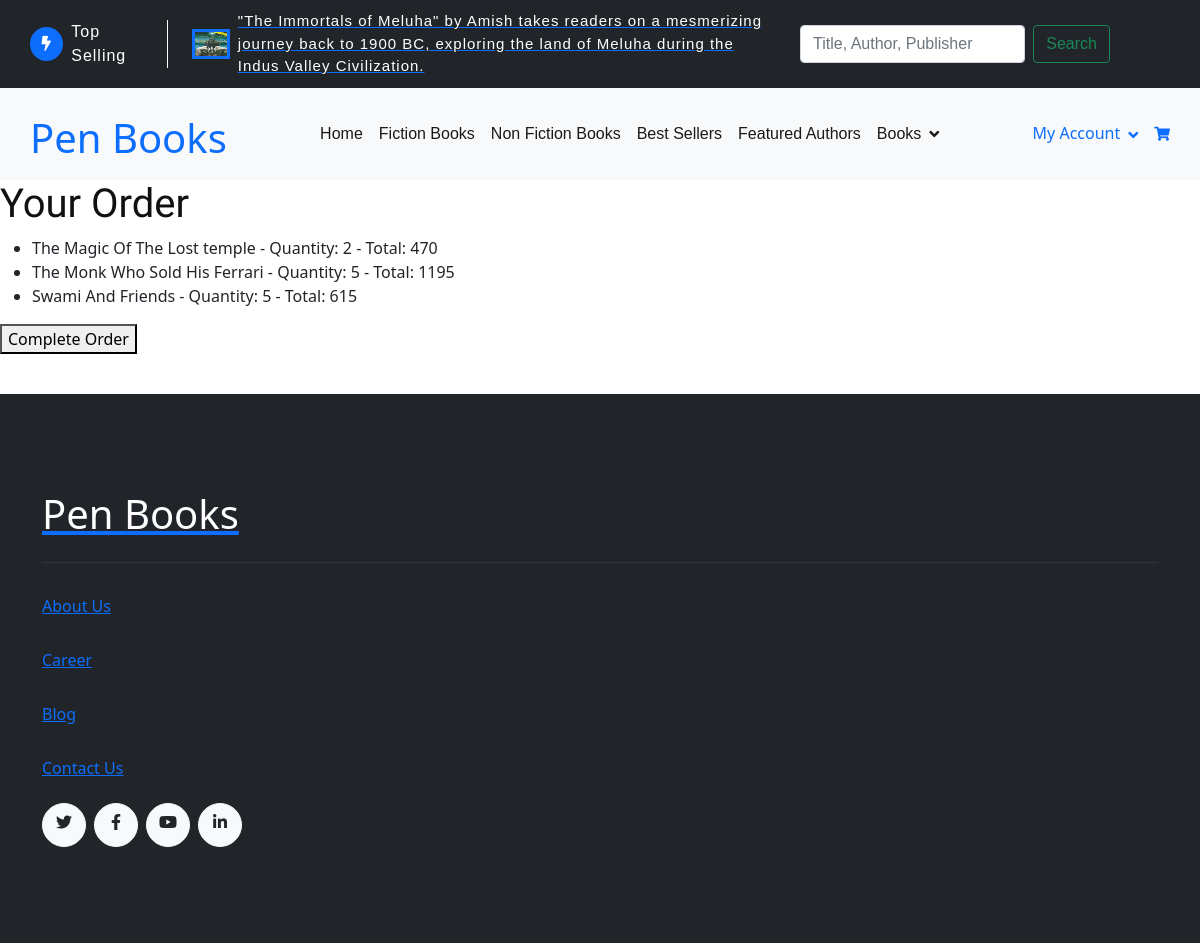
Page /view_order (signed in) on the earlier database version.
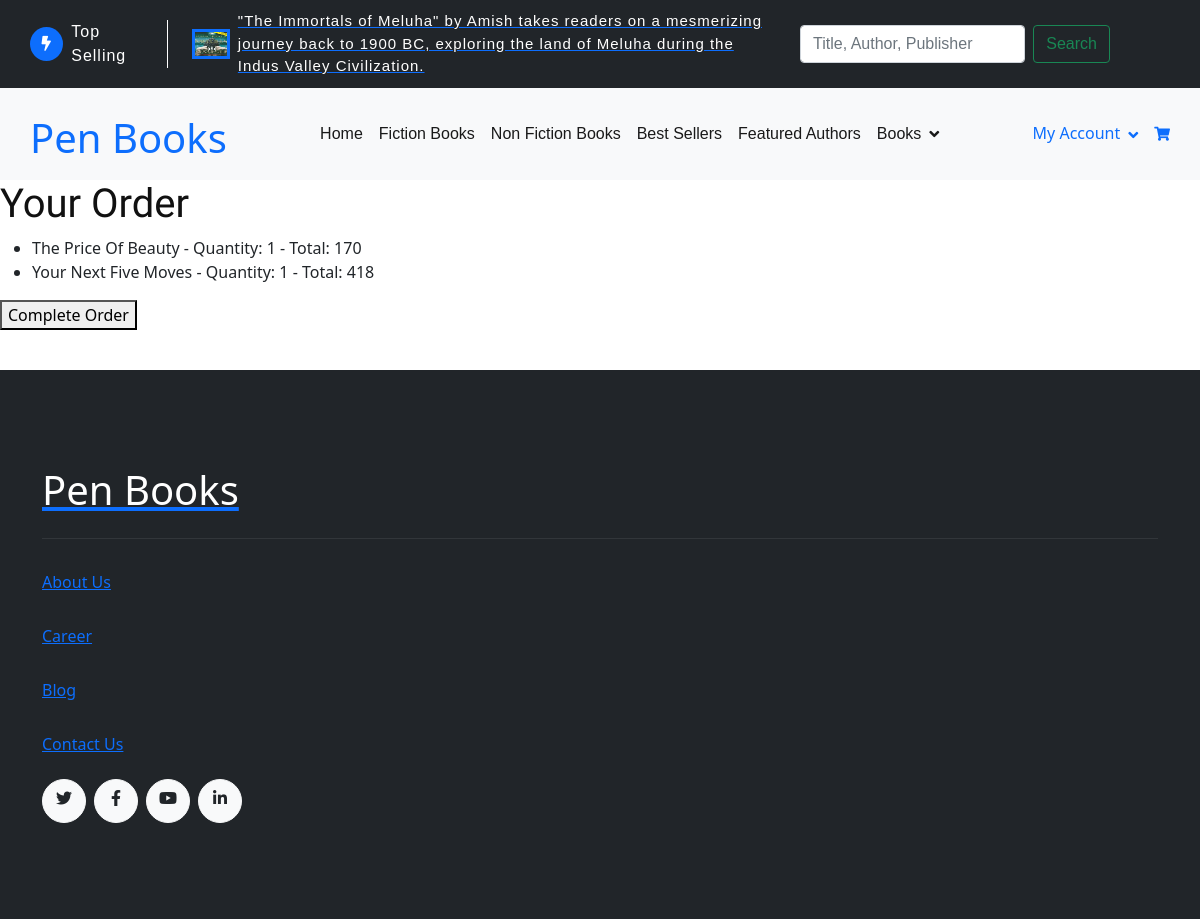
Same page on the later database version.
### BooksApp/models.py (models this page shows)
class Order_items(models.Model):
    user = models.ForeignKey(User, on_delete=models.CASCADE)
    book = models.ForeignKey(Books_data, on_delete=models.CASCADE, null=True, blank=True)
    quantity=models.IntegerField()
    price = models.IntegerField(null=True, blank=True)
    total = models.IntegerField()
    added_date = models.DateField(auto_now_add=True)
    status = models.CharField(max_length=100, choices=status_choices,null=True,blank=True)

class Books_data(models.Model):
    book = models.CharField(max_length=300)
    author1 = models.CharField(max_length=320)
    author2 = models.CharField(max_length=100, null=True, blank=True)
    publisher = models.CharField(max_length=300)
    category = models.CharField(max_length=100, choices=booktype)
    summary = models.CharField(max_length=300000)
    binding = models.CharField(max_length=300)
    language = models.CharField(max_length=300)
    edition = models.IntegerField()
    pages = models.IntegerField()
    release = models.DateField()
    price = models.IntegerField()
    isbn = models.IntegerField()
    image = models.ImageField(upload_to='bookimages')

### BooksApp/views.py (the view)
# urls.py: path('view_order', views.view_order, name='view_order'),
def view_order(request):
    order_items = Order_items.objects.filter(user=request.user)
    return render(request, 'view_order.html', {'order_items': order_items})

### templates/view_order.html (shortened to what this page needs)
{% extends "themes1.html" %}
{% block content %}
<h1>Your Order</h1>
{% if order_items %}
    <ul>
    {% for item in order_items %}
        <li>{{ item.book.book }} - Quantity: {{ item.quantity }} - Total: {{ item.total }}</li>
    {% endfor %}
    </ul>
    <form action="{% url 'complete_order' %}" method="post">
        <button type="submit">Complete Order</button>
    </form>
{% else %}
    <p>Your order is empty.</p>
{% endif %}
{% endblock %}

### templates/themes1.html (shortened to what this page needs)
<!doctype html>
{% load static %}
<html lang="en">
  <head>
    <link rel="stylesheet" href="https://use.fontawesome.com/releases/v5.15.4/css/all.css"/>
    <link href="https://cdn.jsdelivr.net/npm/bootstrap-icons@1.4.1/font/bootstrap-icons.css" rel="stylesheet">
    <link href="{% static 'lib/animate/animate.min.css' %}" rel="stylesheet">
    <link href="{% static 'lib/owlcarousel/assets/owl.carousel.min.css' %}" rel="stylesheet">
    <link href="{% static 'css/bootstrap.min.css' %}" rel="stylesheet">
    <link href="{% static 'css/style.css' %}" rel="stylesheet">
      <link rel="stylesheet" href="{% static 'loginstyle.css' %}">
    <link href="https://cdn.jsdelivr.net/npm/bootstrap@5.0.2/dist/css/bootstrap.min.css" rel="stylesheet">
  </head>
  <body>
    <div class="container-fluid sticky-top px-0">
        <div class="container-fluid topbar bg-dark d-none d-md-block">
            <div class="container px-0">
                <div class="topbar-top d-flex justify-content-between flex-lg-wrap">
                    <div class="top-info flex-grow-0">
                        <span class="rounded-circle btn-sm-square bg-primary me-2">
                            <i class="fas fa-bolt text-white"></i>
                        </span>
                        <div class="pe-2 me-3 border-end border-white d-flex align-items-center">
                            <p class="mb-0 text-white fs-6 fw-normal">Top Selling</p>
                         </div>
                        <div class="overflow-hidden" style="width: 600px;">
                            <div id="note" class="ps-2">
                                <img src="{% static 'img/book5.jpg' %}" class="img-fluid  border border-3 border-primary me-2" style="width: 80px; height: 30px;" alt="">
                                <a href="#"><p class="text-white mb-0 link-hover">"The Immortals of Meluha" by Amish takes readers on a mesmerizing journey back to 1900 BC, exploring the land of Meluha during the Indus Valley Civilization.</p></a>
                            </div>
                        </div>
                         <div>
                             <form class="d-flex" style="padding-left: 30px;width: 400px;height: ;padding-right: 60px;">
                                 <input class="form-control me-2" type="search" placeholder="Title, Author, Publisher" aria-label="Search">
                                 <button class="btn btn-outline-success" type="submit">Search</button>
                               </form>
                            </div>
                    </div>
                </div>
            </div>
        </div>
        <div class="container-fluid bg-light">
            <div class="container px-0">
                <nav class="navbar navbar-light navbar-expand-xl">
                    <a href="index.html" class="navbar-brand mt-3">
                        <p class="text-primary display-6 mb-2" style="line-height: 0;">Pen Books</p>
                    </a>
                    <div class="collapse navbar-collapse bg-light py-3" id="navbarCollapse">
                        <div class="navbar-nav mx-auto border-top">
                            <a href="{% url 'home' %}" class="nav-item nav-link active">Home</a>
                            <a href="{% url 'fiction_books' %}" class="nav-item nav-link active">Fiction Books</a>
                            <a href="{% url 'non_fiction' %}" class="nav-item nav-link active">Non Fiction Books</a>
                            <a href="404.html" class="nav-item nav-link active">Best Sellers</a>
                            <a href="{% url 'customer_authors' %}" class="nav-item nav-link active">Featured Authors</a>
                            <div class="nav-item dropdown">
                                <a href="#" class="nav-link dropdown-toggle active" data-bs-toggle="dropdown">Books</a>
                            </div>
                        </div>
                        <div class="d-flex flex-nowrap border-top pt-3 pt-xl-0">
                            <div class="d-flex">
                                <div class="d-flex align-items-center">
                                     <div class="nav-item dropdown">
                                          <a href="#" class="nav-link dropdown-toggle active" data-bs-toggle="dropdown">My Account</a>
                                    </div>
                                    <small>
                                    <div class=" style=width:120px;">
                                     <a href="{% url 'gotocart' %}"><i class='fas fa-shopping-cart'></i></a>
                                     </div>
                                 </small>
                                </div>
                            </div>
                        </div>
                    </div>
                </nav>
            </div>
        </div>
    </div>
    {% block content %}
    {% endblock %}
       <div class="container-fluid bg-dark footer py-5" style="margin-top:40px;" >
           <div class="container py-5">
               <div class="pb-4 mb-4" style="border-bottom: 1px solid rgba(255, 255, 255, 0.08);">
                   <div class="row g-4">
                       <div class="col-lg-3">
                           <a href="#" class="d-flex flex-column flex-wrap">
                               <p class="text-white mb-0 display-6">Pen Books</p>
                           </a>
                       </div>
                   </div>
               </div>
               <div class="row ">
                   <div class="col-lg-6 col-md-3">
                       <div class="footer-item-1">
                           <p class="text-secondary line-h"><a href="#">About Us </a> </p>
                           <p class="text-secondary line-h"><a href="#">Career</a></p>
                           <p class="text-secondary line-h"><a href="#">Blog</a></p>
                           <p class="text-secondary line-h"><a href="#">Contact Us</a></p>
                           <div class="d-flex inline">
                               <a class="btn btn-light me-2 btn-md-square rounded-circle" href=""><i class="fab fa-twitter text-dark"></i></a>
                               <a class="btn btn-light me-2 btn-md-square rounded-circle" href=""><i class="fab fa-facebook-f text-dark"></i></a>
                               <a class="btn btn-light me-2 btn-md-square rounded-circle" href=""><i class="fab fa-youtube text-dark"></i></a>
                               <a class="btn btn-light btn-md-square rounded-circle" href=""><i class="fab fa-linkedin-in text-dark"></i></a>
                           </div>
                       </div>
                   </div>
                   <div class="col-lg-6 col-xl-3">
                   </div>
               </div>
           </div>
       </div>
  </body>
</html>

### static/css/style.css (style rules this page uses)
.btn { font-weight: 600; transition: .5s; }
.btn-sm-square { width: 34px; height: 34px; }
.btn-md-square { width: 44px; height: 44px; }
.btn-square, .btn-sm-square, .btn-md-square, .btn-lg-square { padding: 0; display: flex; align-items: center; justify-content: center; font-weight: normal; }
.link-hover { transition: 0.5s; }
.sticky-top { transition: 0.5s; background: var(--bs-white); }
.topbar { padding: 10px 0; }
.topbar .top-info { font-family: 'Montserrat', sans-serif; font-size: 15px; font-weight: 400; letter-spacing: 1px; display: flex; align-items: center; }
#note { position: relative; animation: noteAnimate 10s infinite; animation-timing-function: ease-in-out; display: flex; align-items: center; }
.navbar .navbar-nav .nav-link { padding: 10px 15px; font-weight: 400; font-family: 'Fredoka', sans-serif; font-size: 16px; transition: .5s; }
.navbar .navbar-nav .nav-link:hover, .navbar .navbar-nav .nav-link.active, .sticky-top.bg-white .navbar .navbar-nav .nav-link:hover, .sticky-top.bg-white .navbar .navbar-nav .nav-link.active { color: var(--bs-primary); }
.navbar .dropdown-toggle::after { border: none; content: "\f107"; font-family: "Font Awesome 5 Free"; font-weight: 700; vertical-align: middle; margin-left: 8px; }
@media (min-width: 1200px) { .navbar .navbar-collapse .border-top { border-top: none !important; } }
.footer .footer-item-1 .line-h { line-height: 38px; }
.footer .footer-item-1 a i { transition: 0.5s; }

Differences in the rows shown:
removed Order_items: book.book "The Magic Of The Lost temple", quantity "2", total "470"
removed Order_items: book.book "The Monk Who Sold His Ferrari", quantity "5", total "1195"
removed Order_items: book.book "Swami And Friends", quantity "5", total "615"
added Order_items: book.book "The Price Of Beauty", quantity "1", total "170"
added Order_items: book.book "Your Next Five Moves", quantity "1", total "418"
